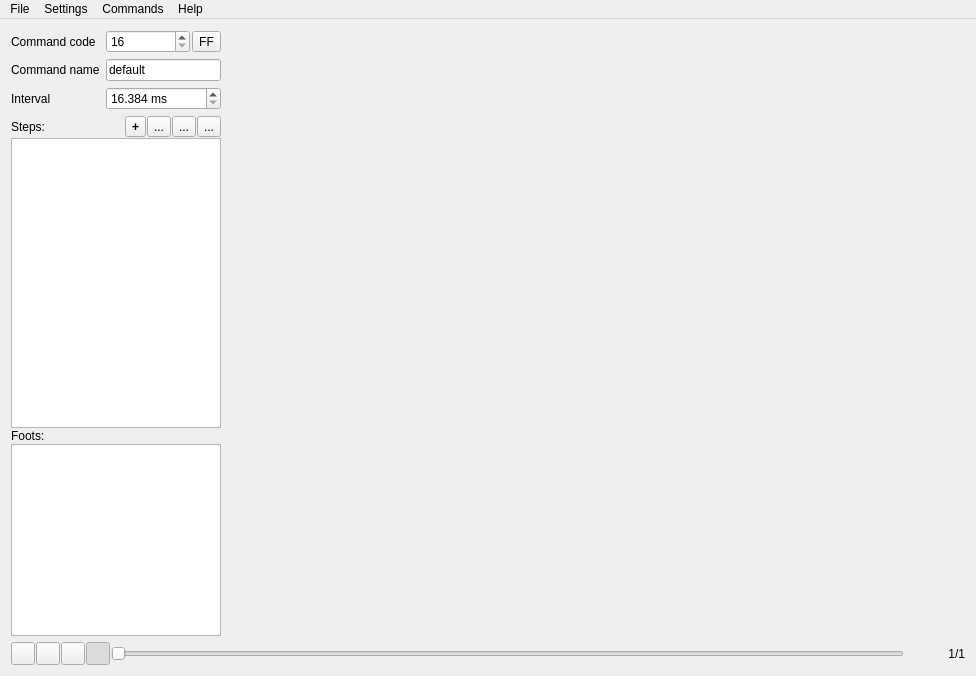
<?xml version="1.0" encoding="UTF-8"?>
<ui version="4.0">
 <class>spbMainWindow</class>
 <widget class="QMainWindow" name="spbMainWindow">
  <property name="geometry">
   <rect>
    <x>0</x>
    <y>0</y>
    <width>976</width>
    <height>676</height>
   </rect>
  </property>
  <property name="windowTitle">
   <string>spbMainWindow</string>
  </property>
  <widget class="QWidget" name="centralWidget">
   <layout class="QVBoxLayout" name="verticalLayout">
    <item>
     <layout class="QHBoxLayout" name="horizontalLayout" stretch="0,1">
      <item>
       <layout class="QVBoxLayout" name="vlCommandSettings" stretch="0,0,1,0,0">
        <property name="spacing">
         <number>1</number>
        </property>
        <item>
         <layout class="QFormLayout" name="formLayout">
          <item row="0" column="0">
           <widget class="QLabel" name="label">
            <property name="text">
             <string>Command code</string>
            </property>
           </widget>
          </item>
          <item row="2" column="0">
           <widget class="QLabel" name="label_2">
            <property name="text">
             <string>Interval</string>
            </property>
           </widget>
          </item>
          <item row="2" column="1">
           <widget class="QDoubleSpinBox" name="sbInterval">
            <property name="minimumSize">
             <size>
              <width>90</width>
              <height>0</height>
             </size>
            </property>
            <property name="maximumSize">
             <size>
              <width>16777215</width>
              <height>16777215</height>
             </size>
            </property>
            <property name="suffix">
             <string> ms</string>
            </property>
            <property name="decimals">
             <number>3</number>
            </property>
            <property name="minimum">
             <double>16.384000000000000</double>
            </property>
            <property name="maximum">
             <double>4194.304000000000087</double>
            </property>
            <property name="singleStep">
             <double>16.384000000000000</double>
            </property>
            <property name="value">
             <double>16.384000000000000</double>
            </property>
           </widget>
          </item>
          <item row="0" column="1">
           <layout class="QHBoxLayout" name="hlCCode">
            <property name="spacing">
             <number>2</number>
            </property>
            <item>
             <widget class="QSpinBox" name="sbCCode">
              <property name="minimum">
               <number>16</number>
              </property>
              <property name="maximum">
               <number>254</number>
              </property>
             </widget>
            </item>
            <item>
             <widget class="QToolButton" name="bCCodeHex">
              <property name="toolTip">
               <string>View command code as hex value</string>
              </property>
              <property name="text">
               <string>FF</string>
              </property>
              <property name="checkable">
               <bool>true</bool>
              </property>
              <property name="checked">
               <bool>false</bool>
              </property>
             </widget>
            </item>
           </layout>
          </item>
          <item row="1" column="0">
           <widget class="QLabel" name="label_5">
            <property name="text">
             <string>Command name</string>
            </property>
           </widget>
          </item>
          <item row="1" column="1">
           <widget class="QLineEdit" name="leCmdName">
            <property name="sizePolicy">
             <sizepolicy hsizetype="Minimum" vsizetype="Fixed">
              <horstretch>0</horstretch>
              <verstretch>0</verstretch>
             </sizepolicy>
            </property>
            <property name="minimumSize">
             <size>
              <width>20</width>
              <height>0</height>
             </size>
            </property>
            <property name="text">
             <string>default</string>
            </property>
            <property name="maxLength">
             <number>250</number>
            </property>
           </widget>
          </item>
         </layout>
        </item>
        <item>
         <layout class="QHBoxLayout" name="horizontalLayout_3">
          <property name="spacing">
           <number>1</number>
          </property>
          <property name="topMargin">
           <number>5</number>
          </property>
          <item>
           <widget class="QLabel" name="label_4">
            <property name="text">
             <string>Steps:</string>
            </property>
           </widget>
          </item>
          <item>
           <widget class="QToolButton" name="bCmdPosAdd">
            <property name="font">
             <font>
              <weight>75</weight>
              <bold>true</bold>
              <kerning>false</kerning>
             </font>
            </property>
            <property name="text">
             <string>+</string>
            </property>
           </widget>
          </item>
          <item>
           <widget class="QToolButton" name="bCmdPosDel">
            <property name="text">
             <string>...</string>
            </property>
           </widget>
          </item>
          <item>
           <widget class="QToolButton" name="bCmdPosUp">
            <property name="text">
             <string>...</string>
            </property>
           </widget>
          </item>
          <item>
           <widget class="QToolButton" name="bCmdPosDown">
            <property name="text">
             <string>...</string>
            </property>
           </widget>
          </item>
         </layout>
        </item>
        <item>
         <widget class="QListWidget" name="lwCmdStepList">
          <property name="minimumSize">
           <size>
            <width>210</width>
            <height>0</height>
           </size>
          </property>
          <property name="maximumSize">
           <size>
            <width>210</width>
            <height>16777213</height>
           </size>
          </property>
         </widget>
        </item>
        <item>
         <widget class="QLabel" name="label_3">
          <property name="text">
           <string>Foots:</string>
          </property>
         </widget>
        </item>
        <item>
         <widget class="QListWidget" name="lwFootList">
          <property name="minimumSize">
           <size>
            <width>210</width>
            <height>0</height>
           </size>
          </property>
          <property name="maximumSize">
           <size>
            <width>210</width>
            <height>16777215</height>
           </size>
          </property>
         </widget>
        </item>
       </layout>
      </item>
      <item>
       <layout class="QVBoxLayout" name="vlViewer"/>
      </item>
     </layout>
    </item>
    <item>
     <layout class="QHBoxLayout" name="horizontalLayout_2">
      <property name="spacing">
       <number>1</number>
      </property>
      <item>
       <widget class="QToolButton" name="bPalyPause">
        <property name="toolTip">
         <string>Play</string>
        </property>
        <property name="checkable">
         <bool>true</bool>
        </property>
       </widget>
      </item>
      <item>
       <widget class="QToolButton" name="bStepPlay">
        <property name="toolTip">
         <string>Step play</string>
        </property>
       </widget>
      </item>
      <item>
       <widget class="QToolButton" name="bStop">
        <property name="toolTip">
         <string>Stop</string>
        </property>
       </widget>
      </item>
      <item>
       <widget class="QToolButton" name="bRepeat">
        <property name="toolTip">
         <string>Repeat</string>
        </property>
        <property name="checkable">
         <bool>true</bool>
        </property>
        <property name="checked">
         <bool>true</bool>
        </property>
       </widget>
      </item>
      <item>
       <widget class="QSlider" name="sTiming">
        <property name="minimum">
         <number>1</number>
        </property>
        <property name="maximum">
         <number>1</number>
        </property>
        <property name="value">
         <number>1</number>
        </property>
        <property name="orientation">
         <enum>Qt::Horizontal</enum>
        </property>
       </widget>
      </item>
      <item>
       <widget class="QLabel" name="lPosition">
        <property name="sizePolicy">
         <sizepolicy hsizetype="Fixed" vsizetype="Preferred">
          <horstretch>0</horstretch>
          <verstretch>0</verstretch>
         </sizepolicy>
        </property>
        <property name="minimumSize">
         <size>
          <width>60</width>
          <height>0</height>
         </size>
        </property>
        <property name="maximumSize">
         <size>
          <width>60</width>
          <height>16777215</height>
         </size>
        </property>
        <property name="text">
         <string>1/1</string>
        </property>
        <property name="alignment">
         <set>Qt::AlignRight|Qt::AlignTrailing|Qt::AlignVCenter</set>
        </property>
       </widget>
      </item>
     </layout>
    </item>
   </layout>
  </widget>
  <widget class="QMenuBar" name="menuBar">
   <property name="geometry">
    <rect>
     <x>0</x>
     <y>0</y>
     <width>976</width>
     <height>21</height>
    </rect>
   </property>
   <widget class="QMenu" name="menuHelp">
    <property name="title">
     <string>Help</string>
    </property>
   </widget>
   <widget class="QMenu" name="menuFile">
    <property name="title">
     <string>File</string>
    </property>
    <addaction name="actionOpen_project"/>
    <addaction name="actionSave_project"/>
    <addaction name="actionSave_As_project"/>
    <addaction name="actionExport_generated_data"/>
    <addaction name="actionExit"/>
   </widget>
   <widget class="QMenu" name="menuSettings">
    <property name="title">
     <string>Settings</string>
    </property>
    <addaction name="actionFootEditor"/>
   </widget>
   <widget class="QMenu" name="menuCommands">
    <property name="title">
     <string>Commands</string>
    </property>
    <addaction name="separator"/>
    <addaction name="actionAdd_new_command"/>
    <addaction name="actionRemove_current_command"/>
   </widget>
   <addaction name="menuFile"/>
   <addaction name="menuSettings"/>
   <addaction name="menuCommands"/>
   <addaction name="menuHelp"/>
  </widget>
  <action name="actionOpen_project">
   <property name="text">
    <string>Open project</string>
   </property>
   <property name="shortcut">
    <string>Ctrl+O</string>
   </property>
   <property name="shortcutContext">
    <enum>Qt::ApplicationShortcut</enum>
   </property>
   <property name="shortcutVisibleInContextMenu">
    <bool>true</bool>
   </property>
  </action>
  <action name="actionSave_project">
   <property name="text">
    <string>Save project</string>
   </property>
   <property name="shortcut">
    <string>Ctrl+S</string>
   </property>
   <property name="shortcutContext">
    <enum>Qt::ApplicationShortcut</enum>
   </property>
   <property name="shortcutVisibleInContextMenu">
    <bool>true</bool>
   </property>
  </action>
  <action name="actionFootEditor">
   <property name="text">
    <string>FootEditor</string>
   </property>
   <property name="shortcut">
    <string>Ctrl+E</string>
   </property>
   <property name="shortcutVisibleInContextMenu">
    <bool>true</bool>
   </property>
  </action>
  <action name="actionAdd_new_command">
   <property name="text">
    <string>Add new command</string>
   </property>
  </action>
  <action name="actionExit">
   <property name="text">
    <string>Exit</string>
   </property>
  </action>
  <action name="actionSave_As_project">
   <property name="text">
    <string>Save As.. project</string>
   </property>
  </action>
  <action name="actionRemove_current_command">
   <property name="text">
    <string>Remove current command</string>
   </property>
  </action>
  <action name="actionExport_generated_data">
   <property name="text">
    <string>Export generated data</string>
   </property>
  </action>
 </widget>
 <layoutdefault spacing="6" margin="11"/>
 <resources/>
 <connections/>
</ui>
